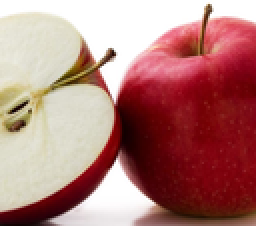
%> input picture lab3/jab_s.png, 128 x 113 px, shrunk from 250 x 220 before the run (shown 2 times larger)
$ octave lab3.m   (GNU Octave 9; MATLAB toolbox functions it lacks are replaced by stand-ins)
%> lines starting %> are read from the running program, lines starting %| are printed output that depends on the picture
close all;
clear;

IMG = imread('jab_s.png');
%> IMG is the input picture: size 113x128x3 uint8; mean R, G, B 178, 126.8, 122.5
%image(IMG)

%Resolution:


XR = (2.5) * length(IMG(1,:,1));
%> XR = 320
YR = (1.5) * length(IMG(:,1,1));
%> YR = 169.5

vector = [-XR / length(IMG(1,:,1)); YR/length(IMG(:,1,1)) ];
%> vector = [-2.5; 1.5]


% imwrite(nearest(IMG,XR,YR), 'pixels_n.png')
% imwrite(bilinear(IMG,XR,YR), 'pixels_b.png')
% imwrite(keys(IMG,XR,YR), 'pixels_k.png')

imwrite(v_nearest(IMG, vector, -10), 'jab_n.png')
imwrite(v_bilinear(IMG, vector, -10), 'jab_b.png')
% [44 lines not run here, left out]
% [69 lines left out: functions nearest, bilinear, keys, get_F, not called in this run]


function out = v_nearest(in, vector, theta)
%> called with vector = [-2.5; 1.5], theta = -10
    Xo = length(in(1,:,1));
%> Xo = 128
    Yo = length(in(:,1,1));
%> Yo = 113
    Base = [[0 0] ,
            rot([0, Yo*vector(2)], theta) ,
            rot([Xo*vector(1),  Yo*vector(2)], theta) ,
            rot([Xo*vector(1),  0], theta)];
%> in rot, `out = in * [cosd(theta) -sind(theta); sind(theta) cosd(theta)];`: out = [-29.43 166.9]
%> Base = [0 0; -29.43 166.9; -344.6 111.4; -315.1 -55.57]
    offset_x = round( min(Base(:,1)) );
%> offset_x = -345
    offset_y = round( min(Base(:,2)) );
%> offset_y = -56
    size_x = abs( offset_x - round( max(Base(:,1)) ) );
%> size_x = 345
    size_y = abs( offset_y - round( max(Base(:,2)) ) );
%> size_y = 223

    for y = 1:size_y
        for x = 1:size_x
            pos = r_transform([x + offset_x, y + offset_y] , vector, theta) ;
            out(y,x,:) = get_pixel(in, pos);
        end
    end
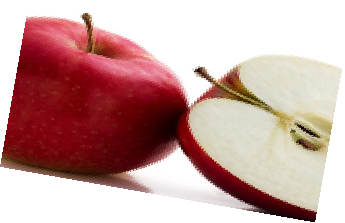
%> out: size 223x345x3 uint8; mean R, G, B 200.8, 164.6, 161.6
end


function out = v_bilinear(in, vector, theta)
    Xo = length(in(1,:,1));
    Yo = length(in(:,1,1));
    Base = [[0 0] ,
            rot([0, Yo*vector(2)], theta) ,
            rot([Xo*vector(1),  Yo*vector(2)], theta) ,
            rot([Xo*vector(1),  0], theta)];
%> the run ends on the next line
    offset_x = round( min(Base(:,1)) );
    offset_y = round( min(Base(:,2)) );
    size_x = abs( offset_x - round( max(Base(:,1)) ) );
    size_y = abs( offset_y - round( max(Base(:,2)) ) );

    for y = 1:size_y
        for x = 1:size_x
            pos = r_transform([x + offset_x, y + offset_y] , vector, theta) + 0.5;
            pos_fixed = fix(pos);
            y1 = pos_fixed(2);
            y2 = y1 + 1;
            x1 = pos_fixed(1);
            x2 = x1 + 1;

            X = [(x2 - pos(1)), (pos(1) - x1)];
            Y = [(y2 - pos(2)); (pos(2) - y1)];
            Q = [get_pixel(in, [x1, y1]), get_pixel(in, [x1, y2]);  get_pixel(in, [x2, y1]), get_pixel(in, [x2, y2])];
            for d = 1:3
                out(y,x,d) = uint8((X) * double(Q(:,:,d)) * (Y));
            end
        end
    end
end

% [39 lines left out: function v_keys, not called in this run]

%% Helpers:

function out = rot(in, theta)
    out = in * [cosd(theta) -sind(theta); sind(theta) cosd(theta)];
end
